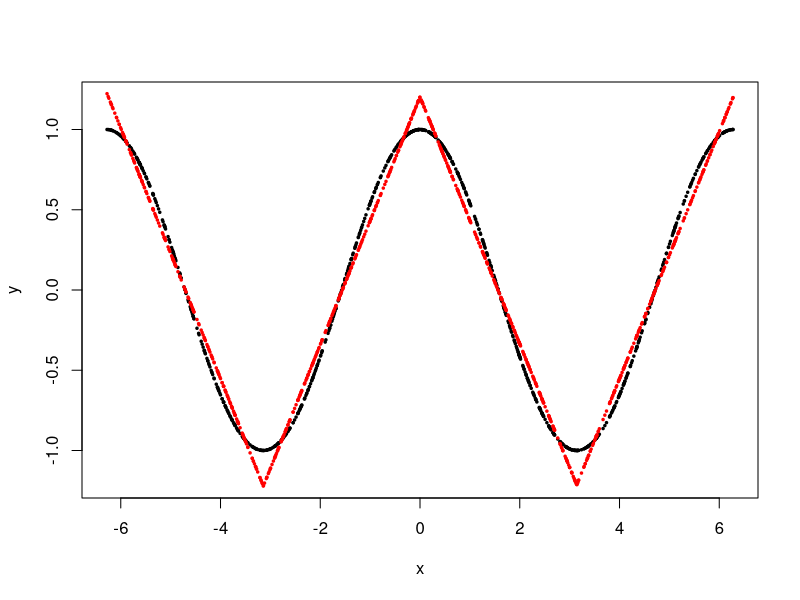

This chart was generated by the following R code:
## ---- chunk 1
n <- 1000
x <- runif(n, -2*pi, 2*pi)
y <- cos(x)
## ---- chunk 2
knots <- 2*pi * c(-1/2, 0, 1/2)
X <- cbind(1, x,
	(x - knots[1])*(x > knots[1]),
	(x - knots[2])*(x > knots[2]),
	(x - knots[3])*(x > knots[3])
)
Beta.hat <- solve(t(X) %*% X, t(X) %*% y)
## ---- chunk 3
plot(x, y, ylim = c(-1.2, 1.2), pch = 20, cex = 0.5)
points(x, X %*% Beta.hat, col = "red", pch = 20, cex = 0.5)
